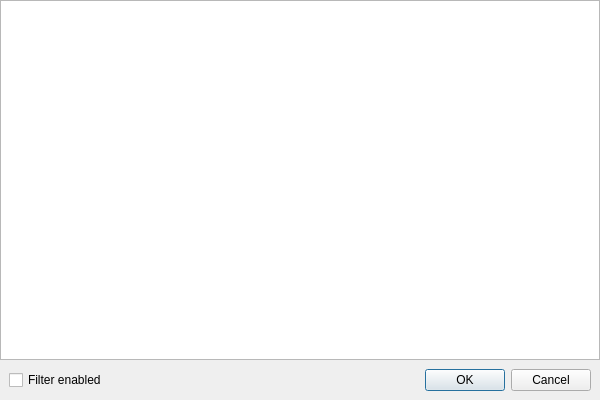
<?xml version="1.0" encoding="UTF-8"?>
<ui version="4.0">
 <class>GenreFilterDialog</class>
 <widget class="QDialog" name="GenreFilterDialog">
  <property name="geometry">
   <rect>
    <x>0</x>
    <y>0</y>
    <width>600</width>
    <height>400</height>
   </rect>
  </property>
  <property name="windowTitle">
   <string>Genre filter settings</string>
  </property>
  <layout class="QVBoxLayout">
   <property name="spacing">
    <number>0</number>
   </property>
   <property name="leftMargin">
    <number>0</number>
   </property>
   <property name="topMargin">
    <number>0</number>
   </property>
   <property name="rightMargin">
    <number>0</number>
   </property>
   <property name="bottomMargin">
    <number>0</number>
   </property>
   <item>
    <widget class="QTreeView" name="view">
     <property name="contextMenuPolicy">
      <enum>Qt::ContextMenuPolicy::CustomContextMenu</enum>
     </property>
     <attribute name="headerVisible">
      <bool>false</bool>
     </attribute>
    </widget>
   </item>
   <item>
    <layout class="QHBoxLayout" name="_2">
     <property name="leftMargin">
      <number>9</number>
     </property>
     <property name="topMargin">
      <number>9</number>
     </property>
     <property name="rightMargin">
      <number>9</number>
     </property>
     <property name="bottomMargin">
      <number>9</number>
     </property>
     <item>
      <widget class="QCheckBox" name="checkBoxFilterEnabled">
       <property name="text">
        <string>Filter enabled</string>
       </property>
      </widget>
     </item>
     <item>
      <widget class="QDialogButtonBox" name="buttons">
       <property name="standardButtons">
        <set>QDialogButtonBox::StandardButton::Cancel|QDialogButtonBox::StandardButton::Ok</set>
       </property>
      </widget>
     </item>
    </layout>
   </item>
  </layout>
  <action name="actionGenreCheckAll">
   <property name="text">
    <string>Check all</string>
   </property>
   <property name="menuRole">
    <enum>QAction::MenuRole::NoRole</enum>
   </property>
  </action>
  <action name="actionGenreUncheckAll">
   <property name="text">
    <string>Uncheck all</string>
   </property>
   <property name="menuRole">
    <enum>QAction::MenuRole::NoRole</enum>
   </property>
  </action>
  <action name="actionGenreInvertChecks">
   <property name="text">
    <string>Invert checks</string>
   </property>
   <property name="menuRole">
    <enum>QAction::MenuRole::NoRole</enum>
   </property>
  </action>
 </widget>
 <layoutdefault spacing="6" margin="11"/>
 <resources/>
 <connections>
  <connection>
   <sender>buttons</sender>
   <signal>rejected()</signal>
   <receiver>GenreFilterDialog</receiver>
   <slot>reject()</slot>
   <hints>
    <hint type="sourcelabel">
     <x>299</x>
     <y>378</y>
    </hint>
    <hint type="destinationlabel">
     <x>299</x>
     <y>199</y>
    </hint>
   </hints>
  </connection>
  <connection>
   <sender>buttons</sender>
   <signal>accepted()</signal>
   <receiver>GenreFilterDialog</receiver>
   <slot>accept()</slot>
   <hints>
    <hint type="sourcelabel">
     <x>299</x>
     <y>378</y>
    </hint>
    <hint type="destinationlabel">
     <x>299</x>
     <y>199</y>
    </hint>
   </hints>
  </connection>
 </connections>
</ui>
